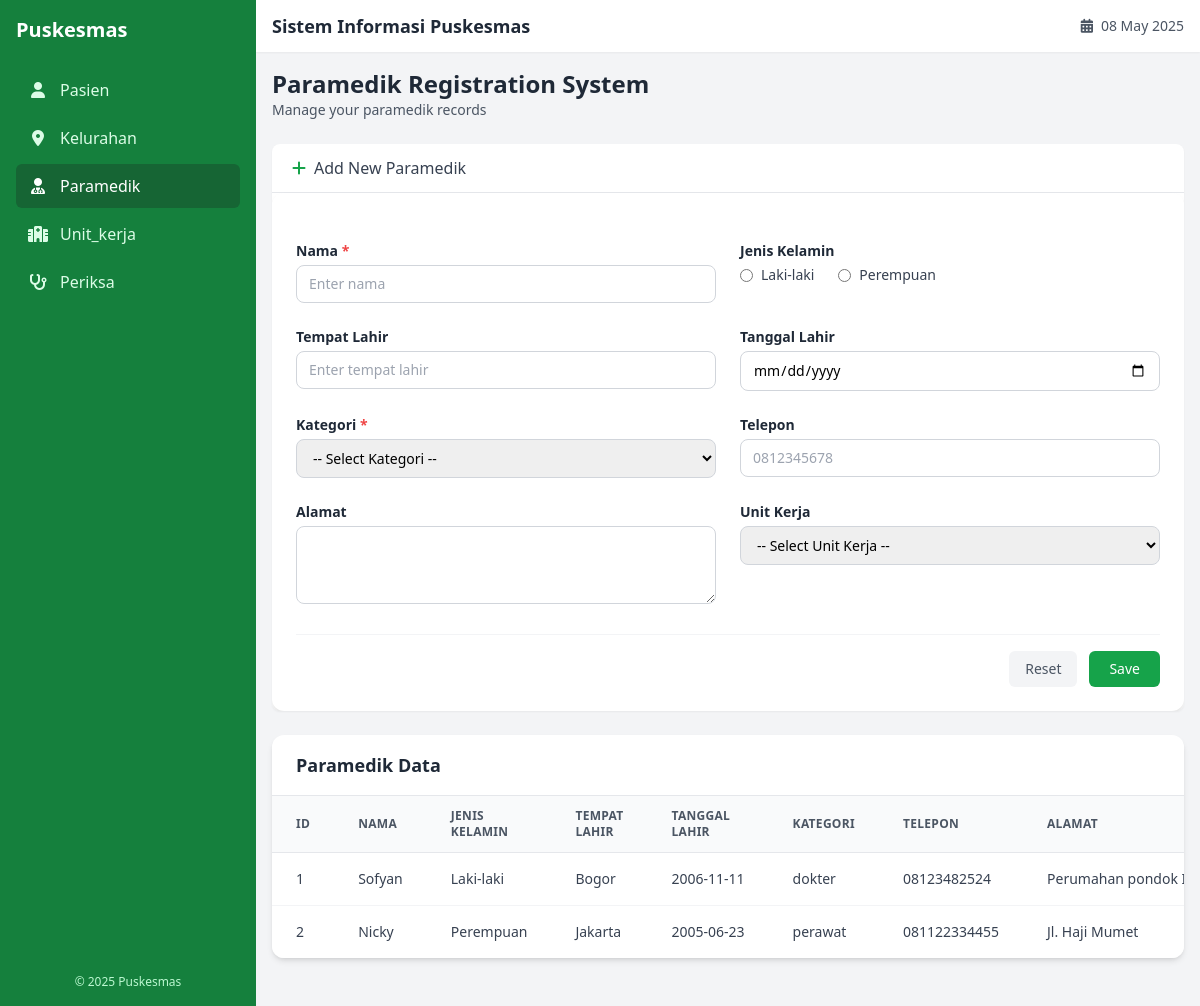
The app's page /app.php?table=paramedik with its own data.
### tables this page shows
CREATE TABLE `paramedik` (
  `id` int(11) NOT NULL,
  `nama` varchar(45) NOT NULL,
  `gender` char(1) DEFAULT NULL,
  `tmp_lahir` varchar(30) DEFAULT NULL,
  `tgl_lahir` date DEFAULT NULL,
  `kategori` enum('dokter','perawat','bidan') NOT NULL,
  `telpon` varchar(20) DEFAULT NULL,
  `alamat` varchar(100) DEFAULT NULL,
  `unit_kerja_id` int(11) DEFAULT NULL
);

### config.php (called while the page is built, shortened)
<?php
$dsn = "mysql:host=localhost;dbname=dbtugaspuskesmas;charset=utf8mb4";
$options = [
    PDO::ATTR_ERRMODE => PDO::ERRMODE_EXCEPTION,
    PDO::ATTR_DEFAULT_FETCH_MODE => PDO::FETCH_ASSOC,
    PDO::ATTR_EMULATE_PREPARES => false,
];
try {
    $dbh = new PDO($dsn, 'root', '', $options);
} catch (PDOException $e) {
    die("Connection failed: " . $e->getMessage());
}
function fetchAll($dbh, $table, $conditions = '') {
    $sql = "SELECT * FROM $table" . ($conditions ? " WHERE $conditions" : "");
    $stmt = $dbh->prepare($sql);
    $stmt->execute();
    return $stmt->fetchAll();
}
$currentTable = $_GET['table'] ?? 'pasien';
try {
    $tableStructure = $dbh->query("DESCRIBE $currentTable")->fetchAll();
} catch (PDOException $e) {
    die("Error fetching table structure: " . $e->getMessage());
}
?>

### app.php (the view, shortened to what this page needs)
<?php
require "config.php";
$currentTable = $_GET['table'] ?? 'pasien';
$editId = $_GET['edit'] ?? null;
$editData = $editId ? fetchById($dbh, $currentTable, $editId) : null;
$tableData = fetchAll($dbh, $currentTable);
$tableStructure = $dbh->query("DESCRIBE $currentTable")->fetchAll();
$relationships = [
    'pasien' => ['kelurahan_id' => ['table' => 'kelurahan', 'display' => 'nama']],
    'paramedik' => ['unit_kerja_id' => ['table' => 'unit_kerja', 'display' => 'nama']],
    'periksa' => [
        'pasien_id' => ['table' => 'pasien', 'display' => 'nama'],
        'dokter_id' => ['table' => 'paramedik', 'display' => 'nama', 'condition' => "kategori='dokter'"]
    ]
];
function getTableIcon($table)
{
    $icons = [
        'pasien' => 'fa-user',
        'kelurahan' => 'fa-map-marker-alt',
        'paramedik' => 'fa-user-md',
        'unit_kerja' => 'fa-hospital',
        'periksa' => 'fa-stethoscope'
    ];
    return $icons[$table] ?? 'fa-table';
}
function getFieldLabel($field)
{
    $labels = [
        'id' => 'ID', 'nama' => 'Nama', 'tmp_lahir' => 'Tempat Lahir', 'tgl_lahir' => 'Tanggal Lahir',
        'gender' => 'Jenis Kelamin', 'email' => 'Email', 'alamat' => 'Alamat', 'kelurahan_id' => 'Kelurahan',
        'kategori' => 'Kategori', 'telpon' => 'Telepon', 'unit_kerja_id' => 'Unit Kerja', 'tanggal' => 'Tanggal Periksa',
        'berat' => 'Berat (kg)', 'tinggi' => 'Tinggi (cm)', 'tensi' => 'Tensi', 'keterangan' => 'Keterangan',
        'pasien_id' => 'Pasien', 'dokter_id' => 'Dokter', 'kec_id' => 'Kecamatan'
    ];
    return $labels[$field] ?? ucfirst($field);
}
function getRelatedDisplayValue($dbh, $table, $column, $id)
{
    global $relationships;
    if (isset($relationships[$table][$column])) {
        $relationInfo = $relationships[$table][$column];
        $stmt = $dbh->prepare("SELECT {$relationInfo['display']} FROM {$relationInfo['table']} WHERE id = :id");
        $stmt->execute([':id' => $id]);
        return $stmt->fetchColumn() ?: 'N/A';
    }
    return $id;
}
?>
<!DOCTYPE html>
<html lang="en">
<head>
    <script src="https://cdn.tailwindcss.com"></script>
    <link rel="stylesheet" href="https://cdnjs.cloudflare.com/ajax/libs/font-awesome/6.1.1/css/all.min.css">
</head>
<body class="bg-gray-100 font-sans">
<div class="flex h-screen overflow-hidden">
    <aside id="sidebar"
           class="bg-green-700 text-white w-64 flex-shrink-0 transition-all duration-300 ease-in-out transform -translate-x-full md:translate-x-0 fixed md:static h-full z-40">
        <div class="p-4">
            <div class="flex justify-between items-center mb-6">
                <h1 class="text-xl font-semibold">Puskesmas</h1>
            </div>
            <nav class="space-y-1">
                <?php
                $tables = ['pasien', 'kelurahan', 'paramedik', 'unit_kerja', 'periksa'];
                foreach ($tables as $table): ?>
                    <a href="app.php?table=<?= $table ?>"
                       class="flex items-center px-3 py-2.5 rounded-md transition-colors <?= $currentTable === $table ? 'bg-green-800 text-white' : 'text-green-100 hover:bg-green-800 hover:text-white' ?>">
                        <i class="fas <?= getTableIcon($table) ?> w-5 mr-3 text-center"></i>
                        <span><?= ucfirst($table) ?></span>
                    </a>
                <?php endforeach; ?>
            </nav>
            <div class="absolute bottom-4 left-0 right-0 px-4 text-center text-xs text-green-200">
                &copy; 2025 Puskesmas
            </div>
        </div>
    </aside>
    <div class="flex-1 flex flex-col overflow-hidden">
        <header class="bg-white shadow-sm z-30">
            <div class="flex items-center justify-between px-4 py-3">
                <div class="flex items-center">
                    <h1 class="text-lg font-semibold text-gray-800">Sistem Informasi Puskesmas</h1>
                </div>
                <div class="text-sm text-gray-600">
                    <div class="flex items-center">
                        <i class="fas fa-calendar-alt mr-2"></i>
                        <span id="current-date"><?= date('d M Y') ?></span>
                    </div>
                </div>
            </div>
        </header>
        <main class="flex-1 overflow-y-auto p-4">
            <div class="container mx-auto max-w-6xl">
                <div class="mb-6">
                    <h2 class="text-2xl font-semibold text-gray-800"><?= ucfirst($currentTable) ?> Registration System </h2>
                    <p class="text-gray-600 text-sm">Manage your <?= $currentTable ?> records</p>
                </div>
                <div class="bg-white rounded-lg shadow-sm mb-6 overflow-hidden">
                    <div class="border-b border-gray-200 px-5 py-3 flex items-center">
                        <i class="fas <?= $editId ? 'fa-edit' : 'fa-plus' ?> mr-2 text-green-600"></i>
                        <h3 class="font-medium text-gray-700"><?= $editId ? 'Edit' : 'Add New' ?> <?= ucfirst($currentTable) ?></h3>
                    </div>
                    <div class="p-6 bg-white rounded-xl shadow-md">
                        <form method="POST" action="app.php" class="space-y-6">
                            <div class="grid grid-cols-1 md:grid-cols-2 gap-6">
                                <?php foreach ($tableStructure as $column): ?>
                                    <?php
                                    $field = $column['Field'];
                                    if ($field === 'id' && !$editId) continue;
                                    $value = $editData[$field] ?? '';
                                    $isRequired = $column['Null'] === 'NO' && $column['Extra'] !== 'auto_increment';
                                    $fieldType = str_contains($column['Type'], 'date') ? 'date' : 'text';
                                    $enumValues = [];
                                    if (str_contains($column['Type'], 'enum')) {
                                        preg_match("/enum\('(.+?)'\)/", $column['Type'], $matches);
                                        $enumValues = explode("','", $matches[1]);
                                    }
                                    $label = getFieldLabel($field);
                                    ?>
                                    <div>
                                        <label for="<?= $field ?>"
                                               class="block text-sm font-semibold text-gray-800 mb-1">
                                            <?= $label ?> <?= $isRequired ? '<span class="text-red-500">*</span>' : '' ?>
                                        </label>
                                        <?php if (!empty($enumValues)): ?>
                                            <select id="<?= $field ?>" name="<?= $field ?>"
                                                    class="w-full rounded-lg border border-gray-300 px-3 py-2 text-sm focus:outline-none focus:ring-2 focus:ring-green-500"
                                                <?= $isRequired ? 'required' : '' ?>>
                                                <option value="">-- Select <?= $label ?> --</option>
                                            </select>
                                        <?php elseif ($field === 'gender'): ?>
                                            <div class="flex gap-6 mt-1">
                                                <label class="inline-flex items-center">
                                                    <input type="radio" name="gender"
                                                           value="L" <?= $value === 'L' ? 'checked' : '' ?>
                                                           class="text-green-600 focus:ring-green-500">
                                                    <span class="ml-2 text-sm text-gray-700">Laki-laki</span>
                                                </label>
                                                <label class="inline-flex items-center">
                                                    <input type="radio" name="gender"
                                                           value="P" <?= $value === 'P' ? 'checked' : '' ?>
                                                           class="text-pink-600 focus:ring-pink-500">
                                                    <span class="ml-2 text-sm text-gray-700">Perempuan</span>
                                                </label>
                                            </div>
                                        <?php elseif (in_array($field, ['alamat', 'keterangan'])): ?>
                                            <textarea id="<?= $field ?>" name="<?= $field ?>" rows="3"
                                                      class="w-full rounded-lg border border-gray-300 px-3 py-2 text-sm focus:outline-none focus:ring-2 focus:ring-green-500"
                            <?= $isRequired ? 'required' : '' ?>><?= htmlspecialchars($value) ?></textarea>
                                        <?php elseif ($field === 'telpon'): ?>
                                            <input type="tel" id="<?= $field ?>" name="<?= $field ?>"
                                                   value="<?= htmlspecialchars($value) ?>"
                                                   placeholder="0812345678"
                                                   class="w-full rounded-lg border border-gray-300 px-3 py-2 text-sm focus:outline-none focus:ring-2 focus:ring-green-500"
                                                <?= $isRequired ? 'required' : '' ?>>
                                        <?php elseif (isset($relationships[$currentTable][$field])): ?>
                                            <select id="<?= $field ?>" name="<?= $field ?>"
                                                    class="w-full rounded-lg border border-gray-300 px-3 py-2 text-sm focus:outline-none focus:ring-2 focus:ring-green-500"
                                                <?= $isRequired ? 'required' : '' ?>>
                                                <option value="">-- Select <?= $label ?> --</option>
                                            </select>
                                        <?php else: ?>
                                            <input type="<?= $fieldType ?>" id="<?= $field ?>" name="<?= $field ?>"
                                                   value="<?= htmlspecialchars($value) ?>"
                                                   placeholder="Enter <?= strtolower($label) ?>"
                                                   class="w-full rounded-lg border border-gray-300 px-3 py-2 text-sm focus:outline-none focus:ring-2 focus:ring-green-500"
                                                <?= $isRequired ? 'required' : '' ?>>
                                        <?php endif; ?>
                                    </div>
                                <?php endforeach; ?>
                            </div>
                            <div class="flex justify-end gap-3 pt-4 border-t border-gray-100">
                                <button type="reset"
                                        class="px-4 py-2 text-sm font-medium text-gray-600 bg-gray-100 rounded-md hover:bg-gray-200 focus:outline-none focus:ring-2 focus:ring-offset-1 focus:ring-gray-400">
                                    Reset
                                </button>
                                <button type="submit"
                                        class="px-5 py-2 text-sm font-medium text-white bg-green-600 rounded-md hover:bg-green-700 focus:outline-none focus:ring-2 focus:ring-offset-1 focus:ring-green-500">
                                    <?= $editId ? 'Update' : 'Save' ?>
                                </button>
                            </div>
                        </form>
                    </div>
                </div>
                <div class="bg-white rounded-xl shadow-md overflow-hidden mb-8">
                    <div class="border-b border-gray-200 px-6 py-4">
                        <h2 class="text-lg font-semibold text-gray-800"><?= ucfirst($currentTable) ?> Data</h2>
                    </div>
                    <div class="overflow-x-auto">
                        <table class="min-w-full divide-y divide-gray-200">
                            <thead class="bg-gray-50 text-gray-600 text-xs font-semibold uppercase tracking-wide">
                            <tr>
                                <?php foreach ($tableStructure as $column): ?>
                                    <th class="px-6 py-3 text-left"><?= getFieldLabel($column['Field']) ?></th>
                                <?php endforeach; ?>
                            </tr>
                            </thead>
                            <tbody class="bg-white divide-y divide-gray-100 text-sm text-gray-700">
                            <?php if (empty($tableData)): ?>
                                <tr>
                                    <td colspan="<?= count($tableStructure) + 1 ?>"
                                        class="px-6 py-5 text-center text-gray-500">
                                        No data available.
                                    </td>
                                </tr>
                            <?php else: ?>
                                <?php foreach ($tableData as $row): ?>
                                    <tr class="hover:bg-gray-50">
                                        <?php foreach ($tableStructure as $column): ?>
                                            <td class="px-6 py-4 whitespace-nowrap">
                                                <?= isset($relationships[$currentTable][$column['Field']]) && !empty($row[$column['Field']])
                                                    ? htmlspecialchars(getRelatedDisplayValue($dbh, $currentTable, $column['Field'], $row[$column['Field']]))
                                                    : ($column['Field'] === 'gender'
                                                        ? ($row[$column['Field']] === 'L' ? 'Laki-laki' : 'Perempuan')
                                                        : htmlspecialchars($row[$column['Field']] ?? 'N/A')) ?>
                                            </td>
                                        <?php endforeach; ?>
                                    </tr>
                                <?php endforeach; ?>
                            <?php endif; ?>
                            </tbody>
                        </table>
                    </div>
                </div>
            </div>
        </main>
    </div>
</div>
</body>
</html>

### records on screen
paramedik: Field "1", Field "Sofyan", gender "Laki-laki", Field "Bogor", Field "2006-11-11", Field "dokter", Field "08123482524", Field "Perumahan pondok…"
paramedik: Field "2", Field "Nicky", gender "Perempuan", Field "Jakarta", Field "2005-06-23", Field "perawat", Field "081122334455", Field "Jl. Haji Mumet"

### other values on screen
$table "Pasien"
$table "Kelurahan"
$table "Paramedik"
$table "Unit_kerja"
$table "Periksa"
$currentTable "Paramedik"
$currentTable "paramedik"
$label "Nama"
$label "Jenis Kelamin"
$label "Tempat Lahir"
$label "Tanggal Lahir"
$label "Kategori"
$label "Telepon"
$label "Alamat"
$label "Unit Kerja"
